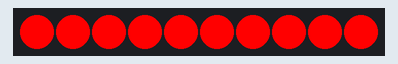
A sketch run on a simulated Arduino Uno, built with avr-gcc and run on an emulated ATmega328P. On the bench: 10 RGB LEDs in strip order, left to right. Dim RGB values are drawn brighter than linear.

Above: at 0.15 s.
At 10.04 s:
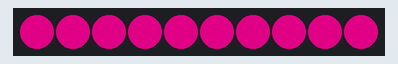
At 19.93 s:
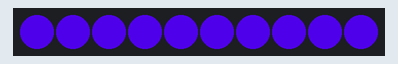
At 39.71 s:
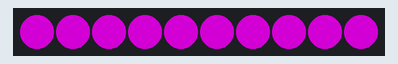

The sketch:

fastLEDBlend.ino
```cpp
#include <FastLED.h>

#define NUM_LEDS  10
#define DATA_PIN  2

CRGB led_array[ NUM_LEDS ];

void setup() {
  FastLED.addLeds<NEOPIXEL, DATA_PIN>(led_array, NUM_LEDS);
  FastLED.setMaxPowerInVoltsAndMilliamps(5, 500);
}

void loop() {
  // von ROT (i=0) zu BLAU (i=255)
  for (int i=0; i<256; i++) {
    CRGB mischFarbe = blend( CRGB::Red, CRGB::Blue, i );
    fill_solid( &led_array[0], NUM_LEDS, mischFarbe );
    FastLED.show();
    delay(10);
  }
  // zurück von BLAU (i=0) zu ROT (i=255)
  for (int i=0; i<256; i++) {
    CRGB mischFarbe = blend( CRGB::Blue, CRGB::Red, i );
    fill_solid( &led_array[0], NUM_LEDS, mischFarbe );
    FastLED.show();
    delay(10);
  }
}
```
